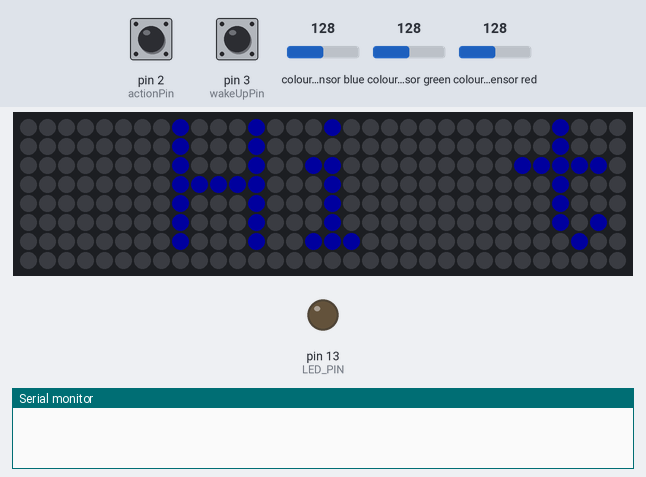
Recording of a sketch running on a simulated Arduino Nano, built with avr-gcc and run on an emulated ATmega328P. On the bench: 32×8 RGB LED matrix (first LED top left, wired row by row), output pins drawn as LEDs (lit = HIGH), the last lines printed to the serial monitor. The test bench sets the inputs (shaded band); at power-on: pin 2 (actionPin) HIGH, pin 3 (wakeUpPin) HIGH, colour sensor blue 128, colour sensor green 128, colour sensor red 128. Dim RGB values are drawn brighter than linear.

Above: at 1.8 s.
At 8.36 s:
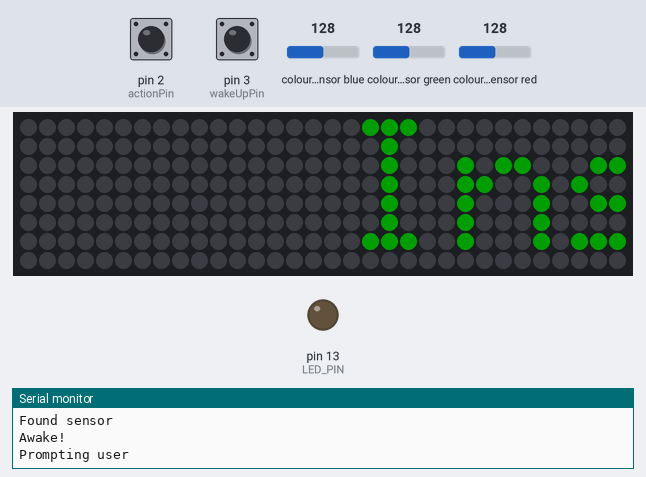
8.4 s: pin 2 (actionPin) pulled LOW for 0.15 s
At 40.4 s:
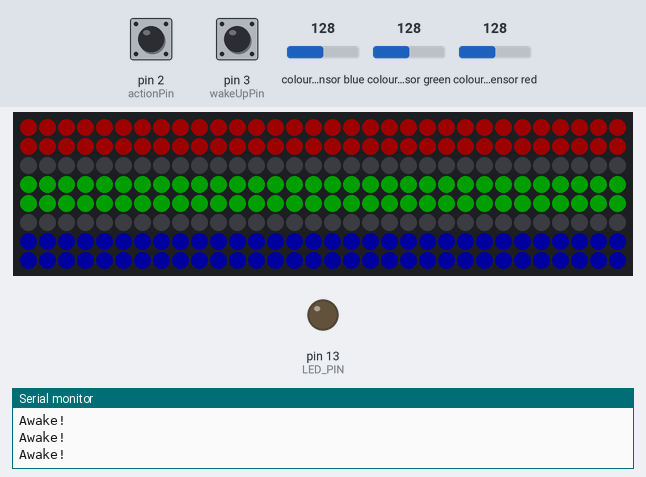

The sketch:

ExhibitV2.ino
```cpp
/////////////////////////////////////////////////////////////////////////////////////
/// This sketch is designed for the CE Exhibition
/// It is intended for use with LED matrix and TCS34725 to take RGB readings
/// The LED matrix is used to display user instructions and readings
/// Code is based on the example in matrixtest in Adafruit_NeoMatrix library with
/// changes to display more text and interupts to handle user interaction.
/// Example from cyaninfinite.com/scrolling-text-with-flexible-32x8-rgb-led-matrix also used
/// Coded by mfoster
/////////////////////////////////////////////////////////////////////////////////////


/* Example code for the Adafruit TCS34725 breakout library */

/* For Nano set up
   Connect SCL    to analog 5
   Connect SDA    to analog 4
   Connect VDD    to 3.3V DC
   Connect GROUND to common ground
   LED to D2/PIN 2... now using 13
   */

#include <Adafruit_GFX.h>
#include <Adafruit_NeoMatrix.h>
#include <Adafruit_NeoPixel.h>
#include <Wire.h>
#include "Adafruit_TCS34725.h"

#ifndef PSTR
 #define PSTR // Make Arduino Due happy
#endif

#define PIN 6

// MATRIX DECLARATION:
// Parameter 1 = width of NeoPixel matrix
// Parameter 2 = height of matrix
// Parameter 3 = pin number (most are valid)
// Parameter 4 = matrix layout flags, add together as needed:
//   NEO_MATRIX_TOP, NEO_MATRIX_BOTTOM, NEO_MATRIX_LEFT, NEO_MATRIX_RIGHT:
//     Position of the FIRST LED in the matrix; pick two, e.g.
//     NEO_MATRIX_TOP + NEO_MATRIX_LEFT for the top-left corner.
//   NEO_MATRIX_ROWS, NEO_MATRIX_COLUMNS: LEDs are arranged in horizontal
//     rows or in vertical columns, respectively; pick one or the other.
//   NEO_MATRIX_PROGRESSIVE, NEO_MATRIX_ZIGZAG: all rows/columns proceed
//     in the same order, or alternate lines reverse direction; pick one.
//   See example below for these values in action.
// Parameter 5 = pixel type flags, add together as needed:
//   NEO_KHZ800  800 KHz bitstream (most NeoPixel products w/WS2812 LEDs)
//   NEO_KHZ400  400 KHz (classic 'v1' (not v2) FLORA pixels, WS2811 drivers)
//   NEO_GRB     Pixels are wired for GRB bitstream (most NeoPixel products)
//   NEO_GRBW    Pixels are wired for GRBW bitstream (RGB+W NeoPixel products)
//   NEO_RGB     Pixels are wired for RGB bitstream (v1 FLORA pixels, not v2)


// Example for NeoPixel Shield.  In this application we'd like to use it
// as a 5x8 tall matrix, with the USB port positioned at the top of the
// Arduino.  When held that way, the first pixel is at the top right, and
// lines are arranged in columns, progressive order.  The shield uses
// 800 KHz (v2) pixels that expect GRB color data.
Adafruit_NeoMatrix matrix = Adafruit_NeoMatrix(32, 8, PIN,
  NEO_MATRIX_BOTTOM    + NEO_MATRIX_RIGHT +
  NEO_MATRIX_COLUMNS + NEO_MATRIX_ZIGZAG,
  NEO_GRB            + NEO_KHZ800);

const uint16_t colors[] = {
  matrix.Color(255, 0, 0), matrix.Color(0, 255, 0), matrix.Color(0, 0, 255) };


#include <avr/sleep.h>
const int awakePeriod = 30000;
const int wakeUpPin = 3;
const int actionPin = 2;

volatile bool sleepFlag = false;
volatile bool actionFlag = false;
volatile bool promptFlag = true;

unsigned long lastInteraction = millis();

/* Initialise TCS with specific int time and gain values */
Adafruit_TCS34725 tcs = Adafruit_TCS34725(TCS34725_INTEGRATIONTIME_240MS, TCS34725_GAIN_1X);

#define LED_PIN 13
//#define EXT_LED_PIN 4

//global colour values
 uint16_t r, g, b, c, colorTemp, lux;

void setup() {

  Serial.begin(9600);
  pinMode(wakeUpPin, INPUT_PULLUP);

  pinMode(actionPin, INPUT_PULLUP);

  attachInterrupt(digitalPinToInterrupt(wakeUpPin), wakeUp, FALLING);

  attachInterrupt(digitalPinToInterrupt(actionPin), doAction, FALLING);

  Serial.begin(9600);
  matrix.begin();
  matrix.setTextWrap(false);
  matrix.setBrightness(30);
  matrix.setTextColor(colors[0]);

  const __FlashStringHelper* text = F("Hi there!");
  displayText(text,2,30);


  pinMode(LED_PIN, OUTPUT);
  digitalWrite(LED_PIN, LOW);

  if (tcs.begin()) {
    Serial.println("Found sensor");
  } else {
    Serial.println("No TCS34725 found ... check your connections");
    while (1);
  }

  actionFlag = false;

}

//on each loop check if it is time to sleep and if the user has pressed a button then react
void loop() {
  checkTime();
  if (sleepFlag) {
    Serial.println("Going to sleep...");
    delay(1000);
    sleep();
  }

  digitalWrite(LED_PIN, LOW);

  delay(10); //slow things down
  Serial.println("Awake!");

  if (promptFlag){
    Serial.println("Prompting user");
    const __FlashStringHelper* text = F("Insert a sample and press 'Read' to examine it");
    displayText(text, 1, 40);

    lastInteraction = millis();
    promptFlag = false;
  }

  if (actionFlag){
    Serial.println("It's action time!");
    readSample();
    actionFlag = false;
  }

}
int x    = matrix.width();
int pass = 0;

void displayText(const __FlashStringHelper* text, int colour){
  displayText(text, colour, 50);
}
// function to simplify the call to display text on the pixel matrix
// textSpeed will speed up (decrease the delay) or slow down (increase the delay) the text (pixel) progression across the matrix
//    the overloaded function above uses 50 as the default value
void displayText(const __FlashStringHelper* text, int colour, int textSpeed) {

  int length = static_cast<int>(strlen_P((const char*)text));
  int i = 0;

  for (i=0; i < (length * 6)+33; i++){
    matrix.fillScreen(0);
    matrix.setCursor(x, 0);
    matrix.setTextColor(colors[colour]);

    matrix.print(text);
    if(--x < -1 * (length * 6)) {
      x = matrix.width();
      //if(++pass >= 3) pass = 0;
      //matrix.setTextColor(colors[pass]);
    }
    matrix.show();
    delay(textSpeed);
  }
  matrix.fillScreen(0);
  matrix.show();
}

   // get user to interact
    //sleepFlag = true;

//read from TCS sensor
void readSample(){

  tcs.getRawData(&r, &g, &b, &c);
  // colorTemp = tcs.calculateColorTemperature(r, g, b);
  colorTemp = tcs.calculateColorTemperature_dn40(r, g, b, c);
  lux = tcs.calculateLux(r, g, b);

  long total = (long)(r + g + b);

  int rPix = (r * 32) / total;
  int gPix = (g * 32) / total;
  int bPix = (b * 32) / total;


  Serial.print("Color Temp: "); Serial.print(colorTemp, DEC); Serial.print(" K - ");
  Serial.print("Lux: "); Serial.print(lux, DEC); Serial.print(" - ");
  Serial.print("R: "); Serial.print(r, DEC); Serial.print(" ");
  Serial.print("G: "); Serial.print(g, DEC); Serial.print(" ");
  Serial.print("B: "); Serial.print(b, DEC); Serial.print(" ");
  Serial.print("C: "); Serial.print(c, DEC); Serial.print(" ");
  Serial.println(" ");
  Serial.print("Ratio Pixels: "); Serial.print(rPix); Serial.print(" "); Serial.print(gPix); Serial.print(" "); Serial.print(bPix); Serial.println(" ");

  displayColourRatios();

  digitalWrite(LED_PIN, LOW);
  //digitalWrite(EXT_LED_PIN, LOW);


}
void displayColourRatios(){

  //clear screen
  matrix.fillScreen(0);
  matrix.setCursor(0, 0);
  int x,y; //,r,g,b;
  //0,0 is top left, x is the column, y is row

/*
  // test with so fixed RGB values
  //convert to 32 pixel representation
  r=10;
  g=8;
  b=22;
*/

  //light 2 rows for each colour
  for (x = 0; x < 32; x++){
    for (y = 0; y < 8; y++){
      switch (y) {
        case 0:
        case 1:
          if (x<=r) matrix.drawPixel(x,y,colors[0]);
          break;
        case 3:
        case 4:
          if (x<=g) matrix.drawPixel(x,y,colors[1]);
          break;
        case 6:
        case 7:
          if (x<=b) matrix.drawPixel(x,y,colors[2]);
          break;
      }
    }
  }

  //*************matrix.drawPixel(x,y,colors[1]);
  matrix.show();


}

//user has woken the device
/*
void promptUser(){

  Serial.println("In promptUser");

  sleepFlag = false;
  actionFlag = false;
  promptFlag = true;
  lastInteraction = millis();

}
*/
//check if time to go back to sleep based on awakePeriod
void checkTime(){
  if ((millis() - lastInteraction) > awakePeriod){
    sleepFlag = true;
  }
}

//go to sleep
void sleep() {
  Serial.println("Going to sleep");
  const __FlashStringHelper* text = F("Going to sleep");
  displayText(text,2,30);

  matrix.fillScreen(0);
  matrix.setCursor(0, 0);
  matrix.show();

  set_sleep_mode(SLEEP_MODE_PWR_DOWN);
  sleep_enable();
  sleep_mode();
  // wake up point ***********
  sleep_disable();
  Serial.println("Waking up");
}

//user has pressed the read button
void doAction(){
  Serial.println("In do action");

  promptFlag = false;
  sleepFlag = false;
  actionFlag = true;
  lastInteraction = millis();
}

//user has woken the device
void wakeUp() {
  promptFlag = true;
  actionFlag = false;
  sleepFlag = false;
  lastInteraction = millis();
}
```

Measured:
- after the input at 8.4 s, the LEDs: first differ from a run without the input after 31.2 s (image 2)
